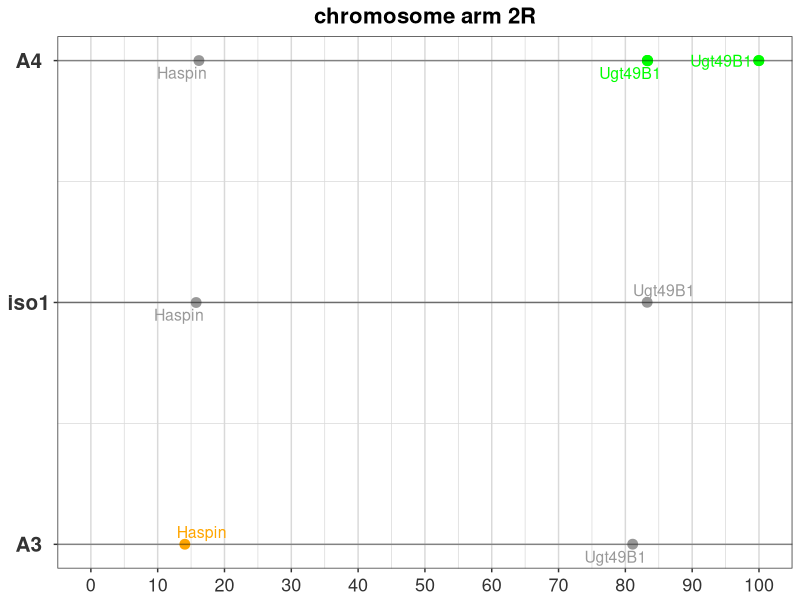
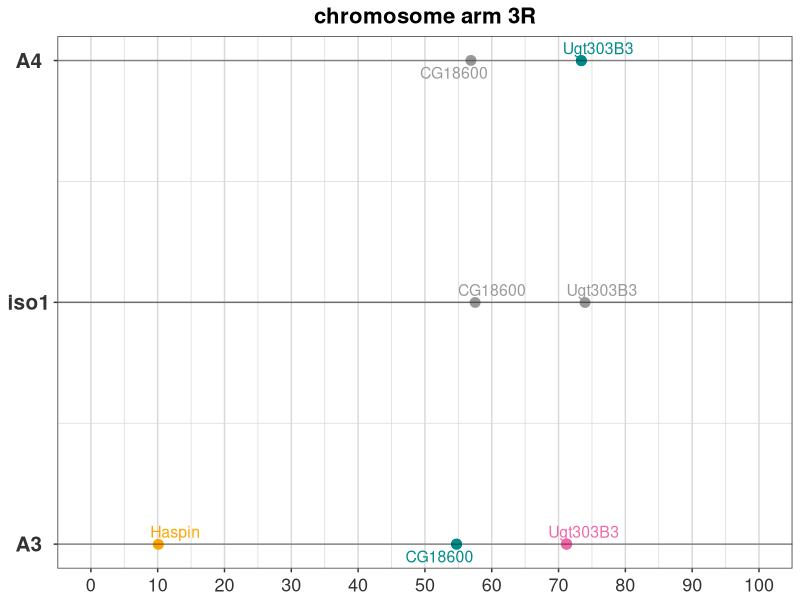

R code for these plots, in order:
library(ggplot2)
library(ggrepel)

library(dplyr)
library(gridExtra)
library(reshape2)
library(grid)
library(gridBase)

library(ggpubr)

setwd("~/cloud/para/for_slides/gene_pos")
#twoL <- read.table('slide_2L.txt', header=T)
#twoL$fill <- as.character(twoL$fill)
twoR <- read.table('slide_2R.txt', header=T)
twoR$fill <- as.character(twoR$fill)
#threeL <- read.table('3L.txt', header=T)
#threeL$fill <- as.character(threeL$fill)
threeR <- read.table('slide_3R.txt', header=T)
threeR$fill <- as.character(threeR$fill)
#X <- read.table('X.txt', header=T)
#X$fill <- as.character(X$fill)


plotonechrome <- function(xx,tx,tg=FALSE) {
ggplot(data=xx) + 
    geom_point(aes(x=position,y=strain,color=fill),position=position_jitter(width=0,height=0.001),size=3) +
    geom_abline(slope = 0,intercept = 1, alpha=0.4) +
    geom_abline(slope = 0,intercept = 2, alpha=0.5) +
    geom_abline(slope = 0,intercept = 3, alpha=0.4) +
    scale_color_manual(values = c('1'='gray60','2'='darkcyan','3'='hotpink2','5'='green','7'='black','to other chromosome'='orange'))+ 
    #geom_text(aes(x=position,y=strain,label=geneName, color=fill), vjust=-1.8,position=position_jitter(width=0,height=0.3)) + 
    geom_text_repel(aes(x = position, y = strain, label = geneName,color=fill), data=xx[xx$label==TRUE,],size=4) + 
    labs(title=paste("chromosome arm",tx) , y="strain", x="relative position %", color="copy number") +
    theme_bw() +
    #theme(axis.text.x=element_text(angle=0, hjust=1)) +
    #coord_cartesian(xlim=c(1,20), ylim=c(0, 0.8)) +
    #scale_x_discrete(labels=1:20) + 
    scale_x_continuous(breaks =seq(0,100,by=10), limits = c(0,100)) + 
    scale_y_continuous(breaks = c(1,2,3),labels = c('A3','iso1','A4')) + 
    theme(
        panel.grid = element_line(color="grey85"),  
        legend.position = tg,
        legend.background =  element_rect( size=0.5, linetype="solid",colour ="darkblue"),
        legend.title = element_text(face='bold', size = 15),
        legend.text = element_text(face='plain', size = 15),
        plot.title = element_text(size = 16, face = "bold", hjust=0.5),
        axis.text.x = element_text(colour="grey20",size=13,hjust=.5,vjust=.2,face="plain"),
        axis.text.y = element_text(colour="grey20",size=15,hjust=.5,vjust=.5,face="bold"),
        #axis.title.x = element_text(colour="grey20",size=15,hjust=.5,vjust=0,face="bold"), 
        axis.title.x = element_blank(),
        axis.title.y = element_blank())
        #axis.title.y = element_text(colour="grey20",size=15,hjust=.5,vjust=.5,face="bold"))
}


plotonechrome_withx <- function(xx,tx,tg=FALSE) {
    ggplot(data=xx) + 
        geom_point(aes(x=position,y=strain,color=fill),position=position_jitter(width=0,height=0.001),size=3) +
        geom_abline(slope = 0,intercept = 1, alpha=0.4) +
        geom_abline(slope = 0,intercept = 2, alpha=0.5) +
        geom_abline(slope = 0,intercept = 3, alpha=0.4) +
        scale_color_manual(values = c('1'='gray60','2'='darkcyan','3'='hotpink2','5'='green','7'='black','to other chromosome'='orange'))+ 
        #geom_text(aes(x=position,y=strain,label=geneName, color=fill), vjust=-1.8,position=position_jitter(width=0,height=0.3)) + 
        geom_text_repel(aes(x = position, y = strain, label = geneName,color=fill), data=xx[xx$label==TRUE,],size=4) + 
        labs(title=paste("chromosome arm",tx) , y="strain", x="relative position %") +
        theme_bw() +
        #theme(axis.text.x=element_text(angle=0, hjust=1)) +
        #coord_cartesian(xlim=c(1,20), ylim=c(0, 0.8)) +
        #scale_x_discrete(labels=1:20) + 
        scale_x_continuous(breaks =seq(0,100,by=10), limits = c(0,100)) + 
        scale_y_continuous(breaks = c(1,2,3),labels = c('A3','iso1','A4')) + 
        theme(
            panel.grid = element_line(color="grey85"),  
            legend.position = tg,
            legend.background =  element_rect( size=0.5, linetype="solid",colour ="darkblue"),
            legend.title = element_blank(),
            legend.text = element_text(face='bold', size = 18),
            plot.title = element_text(size = 13, face = "bold",hjust=.05),
            axis.text.x = element_text(colour="grey20",size=13,hjust=.5,vjust=.5,face="plain"),
            axis.text.y = element_text(colour="grey20",size=13,hjust=.5,vjust=.5,face="plain"),
            axis.title.x = element_text(colour="grey20",size=15,hjust=.5,vjust=0,face="bold"), 
            #axis.title.x = element_blank(),
            axis.title.y = element_text(colour="grey20",size=15,hjust=.5,vjust=.5,face="bold"))
}
#1200 * 400 size # lock for 8 in slides
#p1 <- plotonechrome(twoL,"2L",tg="none")
plotonechrome(twoR,"2R",tg="none")
#p3 <- plotonechrome(threeL,"3L",tg="none")
plotonechrome(threeR,"3R",tg="none")
#p5 <- plotonechrome_withx(X,"X",tg="none")
